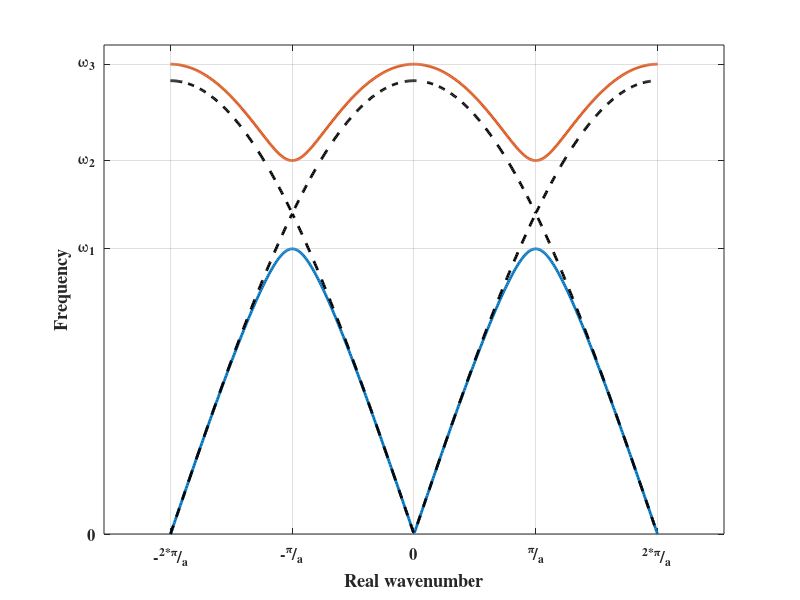
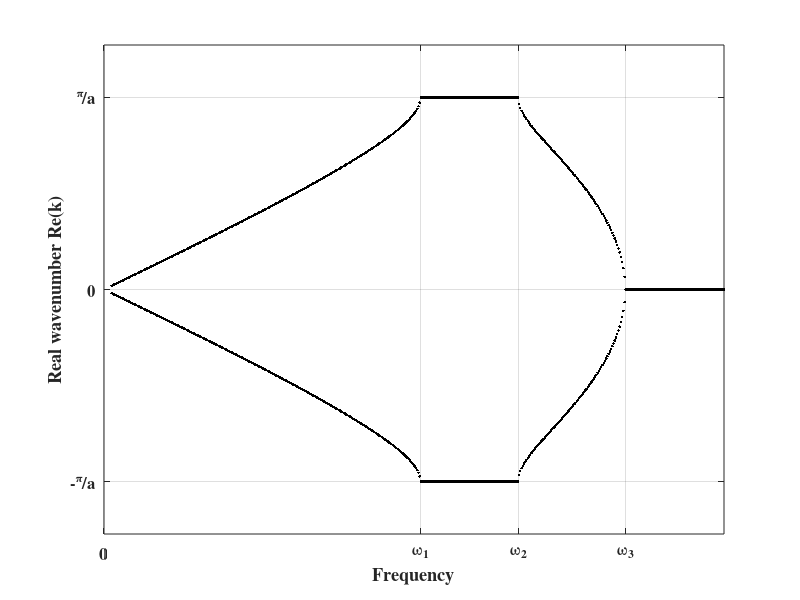
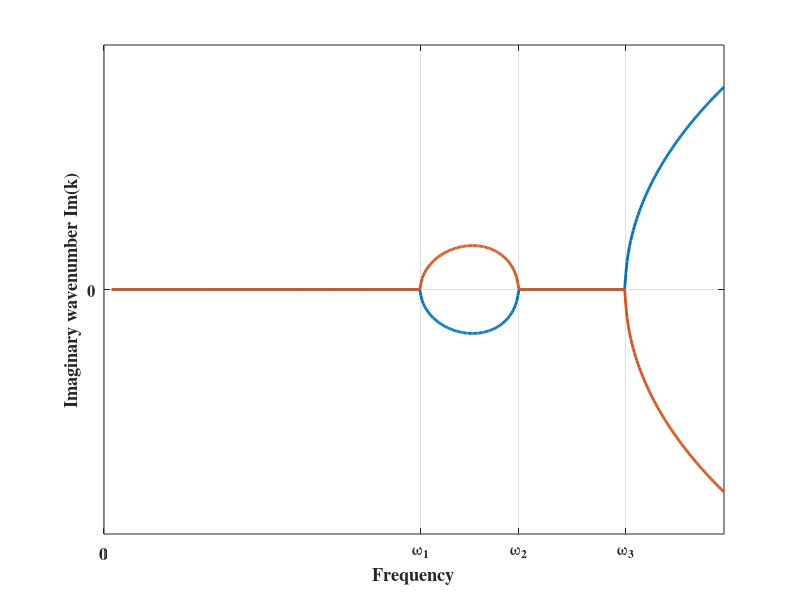

Reproduce these figures in MATLAB, in order.
%% Bi-atomic lattice

%% 0) Initialization & graphics 
clear all ; clc
set(0, 'DefaultAxesFontWeight', 'bold');
set(0, 'defaultAxesFontName','Times');
set(0,'DefaultLineLineWidth',2);
set(0,'defaultfigurecolor',[1 1 1]);
set(0, 'DefaultAxesBox', 'on');
set(0,'defaultAxesXGrid','on')
set(0,'defaultAxesYGrid','on')
set(0,'defaultaxesfontsize',12)

%% 1) Defining the model
a=1; % periodicity
b=1000;
m1=1.2; m2=0.7;
w1=sqrt(2*b/m1);
w2=sqrt(2*b/m2);
w3=sqrt(2*b*(1/m1+1/m2));

samples=500; % number of samples (both freq or wavenumber)


%% 2.1) Given wavenumber resolution 

k_range=linspace(-2*pi/a,2*pi/a,samples);
wo=zeros(1,samples);
wa=zeros(1,samples);
for i=1:length(k_range)
    k=k_range(i);
    wo(i)=sqrt(b*(1/m1+1/m2)-b*sqrt((1/m1+1/m2)^2-4/m1/m2*sin(k*a/2)^2));
    wa(i)=sqrt(b*(1/m1+1/m2)+b*sqrt((1/m1+1/m2)^2-4/m1/m2*sin(k*a/2)^2));
end

% create new figure
figure; title('Bi-atomic \omega(k)')

plot(k_range,[wo;wa])

xlabel('Real wavenumber')
xticks([-2*pi/a -pi/a 0 pi/a 2*pi/a])
xticklabels({'-^{2*\pi}/_a','-^\pi/_a','0','^\pi/_a','^{2*\pi}/_a'})

ylabel('Frequency')
yticks([0 w1 w2 w3])
yticklabels({'0','\omega_1','\omega_2','\omega_3'})


%% 2.2) Let us try again with m1 = m2 (equiv mono-atomic with double period)

m_moy=(m1+m2)/2;
w_moy=sqrt(2*b/m_moy);

wo_mono=sqrt(w_moy^2*(1-abs(cos(k_range*a/2)))); % optic mode
wa_mono=sqrt(w_moy^2*(1+abs(cos(k_range*a/2)))); % acoustic mode
hold on; plot(k_range,[wo_mono;wa_mono],'k--')

%% 3) Wavenumber as a function of Frequency

omega=linspace(1,80,samples);

Om1=(omega/w1).^2;
Om2=(omega/w2).^2;
Om3=(Om1 - 1).*(Om2 - 1);

% propagation constants analytical solutions (from lecture)
lb1=2*Om3-1-2*sqrt((Om1-1).*(Om2-1).*(Om3-1));
lb2=2*Om3-1+2*sqrt((Om1-1).*(Om2-1).*(Om3-1));

k1=1/(a*1i) * log(lb1);
k2=1/(a*1i) * log(lb2);

% create new figure
figure; title('Bi-atomic Re(k(\omega))')

plot(omega,[real(k1) ; real(k2)],'k.'); 
%hold on; plot(omega,[k1 ; k2]+2*pi/a,'k.')
%hold on; plot(omega,[k1 ; k2]-2*pi/a,'k.')

xlabel('Frequency')
xticks([0 w1 w2 w3])
xticklabels({'0','\omega_1','\omega_2','\omega_3'})

ylabel('Real wavenumber Re(k)')
yticks([-pi/a 0 pi/a])
yticklabels({'-^\pi/a','0','^\pi/a'})


% To check, one can use expanded form 
newlb1=1/w1^2/w2^2*(2*omega.^4 - 2*omega.^2*w3^2 + w1^2*w2^2 + 2*omega.*sqrt((omega.^2-w1^2).*(omega.^2-w2^2).*(omega.^2-w3^2)));
newlb2=1/w1^2/w2^2*(2*omega.^4 - 2*omega.^2*w3^2 + w1^2*w2^2 - 2*omega.*sqrt((omega.^2-w1^2).*(omega.^2-w2^2).*(omega.^2-w3^2)));
newk1=1i*log(newlb1)/a; newk2=1i*log(newlb2)/a;
% figure; plot(omega,([newk1 ; newk2]))


%% Imaginary part :
figure; title('Bi-atomic Im(k(\omega))')

plot(omega,imag([k1;k2]))

xlabel('Frequency')
xticks([0 w1 w2 w3])
xticklabels({'0','\omega_1','\omega_2','\omega_3'})

ylabel('Imaginary wavenumber Im(k)')
yticks([-pi/a 0 pi/a])
yticklabels({'-^\pi/_a','0','^\pi/_a'})

pause;
